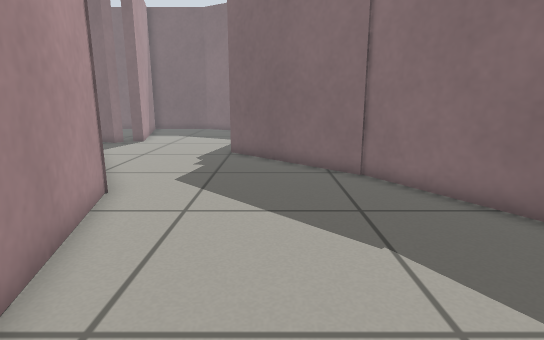
[1] (above)

21 first-person views from a walk through a robot-simulator world made for Gazebo. The camera is 0.61 m above the floor, tilts 12° down and sees 80° across. The floor is counted in squares, 0.25 m on a side. Each view is taken from the middle of a square. On the plan, view 1 faces up. The plan holds only what a view shows up to about 19 squares ahead; the rest is blank. The place goes on beyond the plan. Robots are left out.

[2]
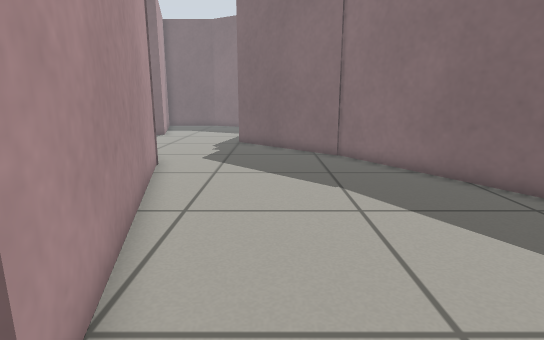

[3]
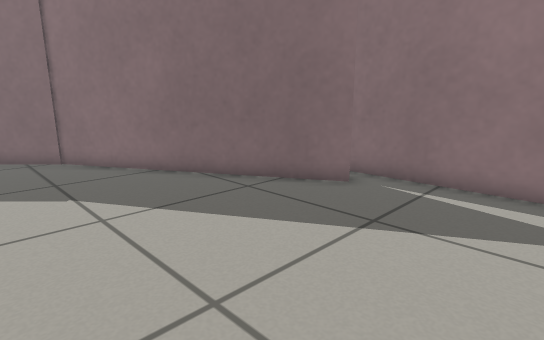

[4]
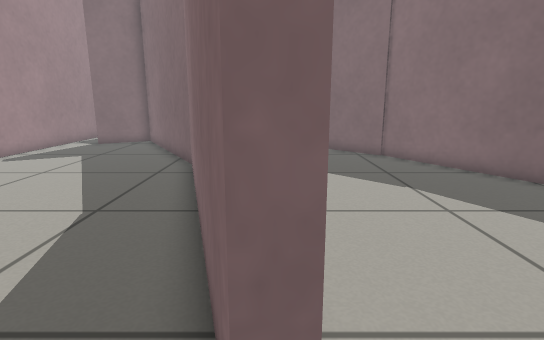

[5]
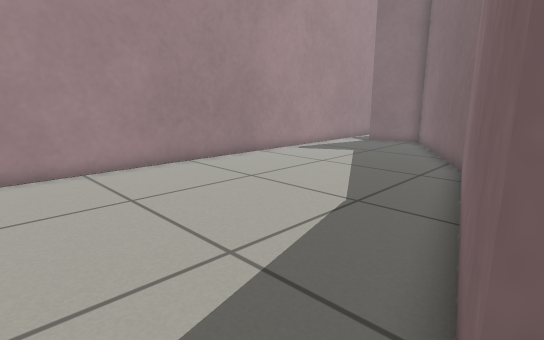

[6]
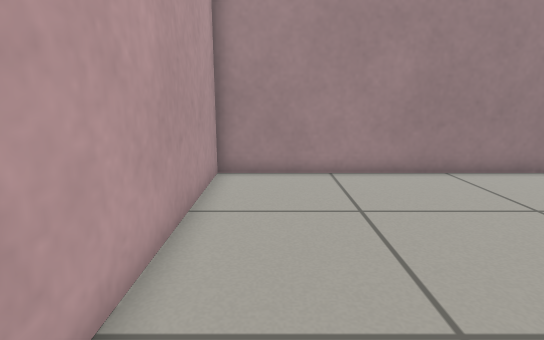

[7]
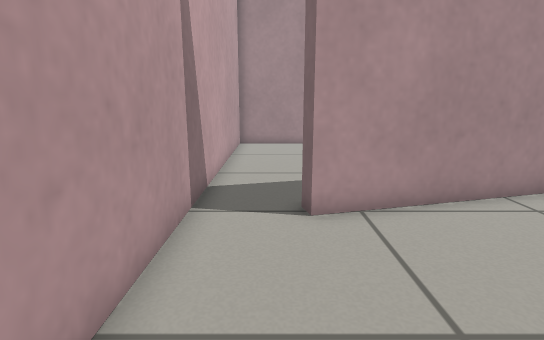

[8]
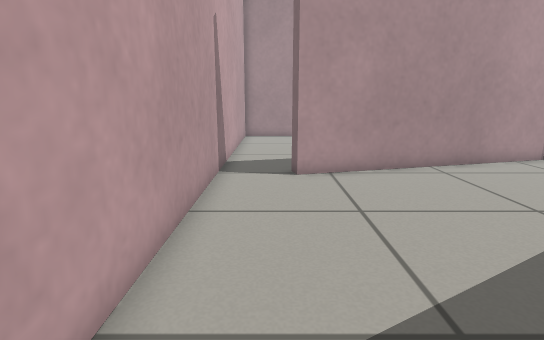

[9]
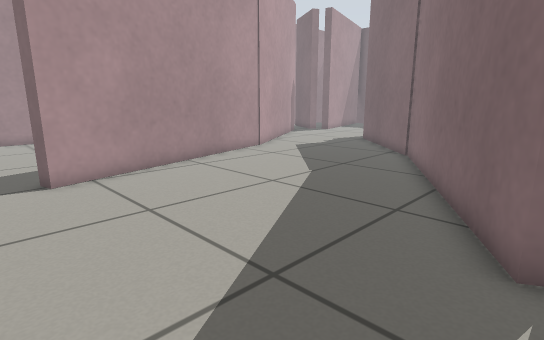

[10]
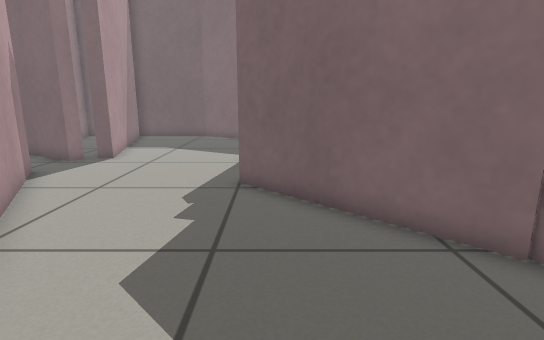

[11]
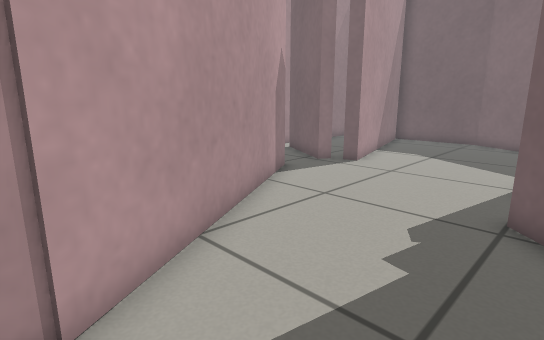

[12]
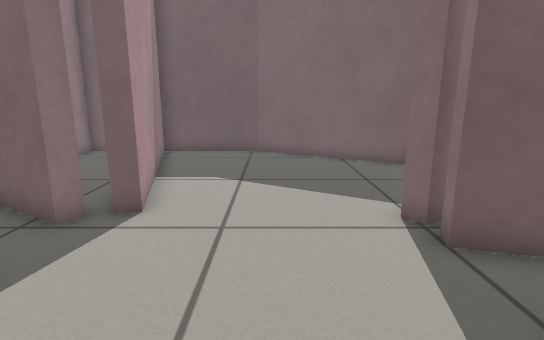

[13]
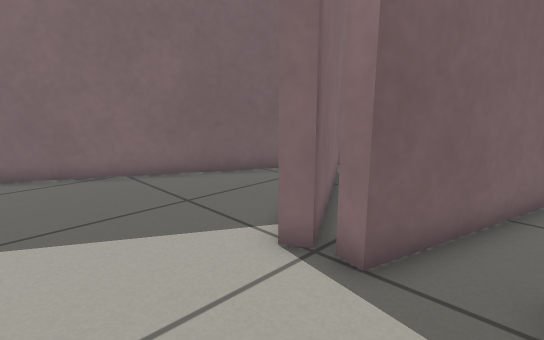

[14]
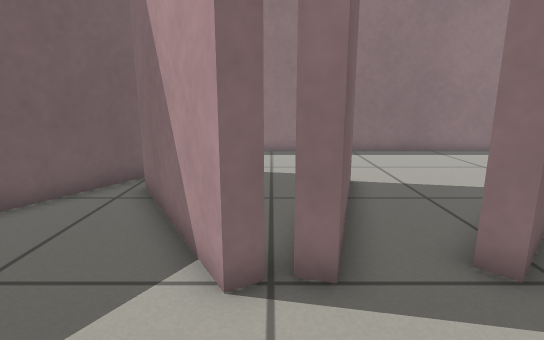

[15]
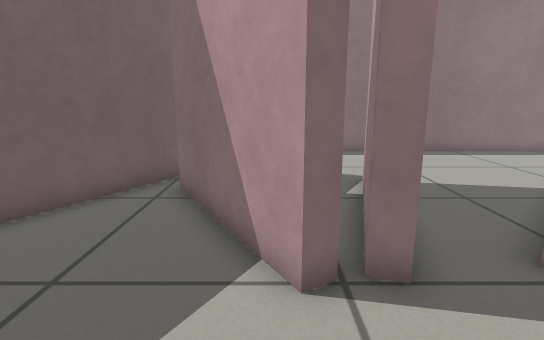

[16]
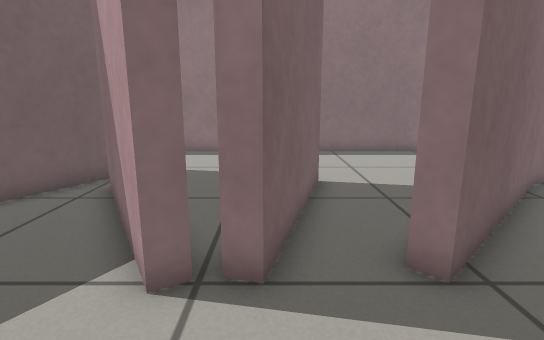

[17]
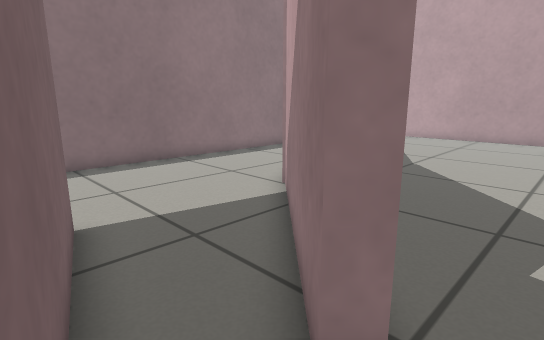

[18]
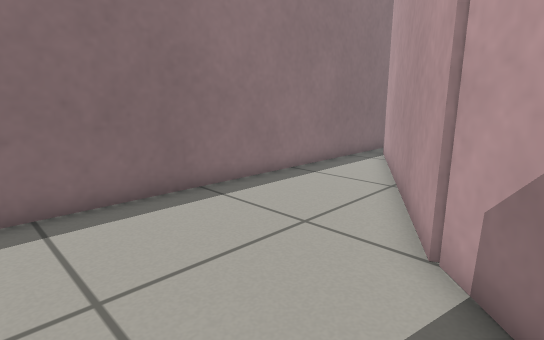

[19]
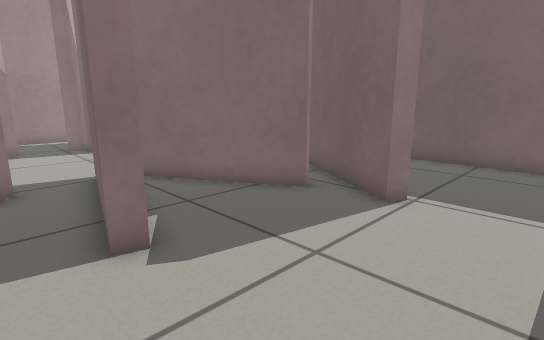

[20]
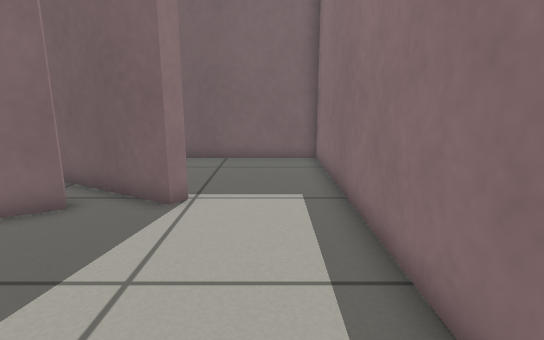

[21]
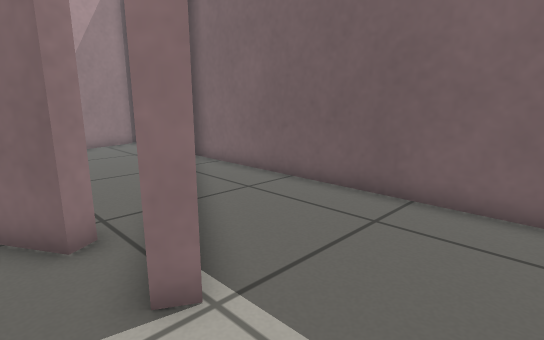

### Floor plan
Ten units are one square. View 1 is at (0, 0); x grows to the right and y downward. Boxes are objects, and circles mark ways between rooms. Rooms are numbered by the first view taken in them; rooms with no view inside come last. Other rooms are left out.
<svg viewBox="-144 -294 248 348">
<path fill="none" stroke="#000" d="M90 -15 85 -12 30 -108M30 -106 11 -125M-4 49 71 49M-45 -86 -17 22M-53 -99 -44 -84M99 34 99 -21M-17 22 -23 23 -51 -84 -95 -161 -121 -146M-139 -160 -139 49 -4 49M-93 -191 -128 -212M-139 -202 -139 -176M-90 -196 -93 -191M9 -174 -20 -181 -18 -190 -21 -197 30 -226M-95 -172 -53 -99M37 -235 -57 -289 -109 -289M11 -125 -20 -156 -16 -160 -4 -148M-103 -288 -79 -199 -86 -198M35 -111 90 -15M-4 -148 34 -110M56 -224 37 -235M30 -226 33 -221 -18 -192M-19 -187 39 -171 38 -166 9 -174M99 -21 99 -224M59 -230 56 -224M99 -224 99 -289 -40 -289"/>
<circle cx="-15" cy="35" r="3" fill="#2a7"/>
<circle cx="-20" cy="-118" r="3" fill="#2a7"/>
<circle cx="-95" cy="-180" r="3" fill="#2a7"/>
<circle cx="0" cy="-160" r="3" fill="#2a7"/>
<circle cx="75" cy="-235" r="3" fill="#2a7"/>
<text x="20" y="-30">1</text>
<text x="-90" y="-50">2</text>
<text x="-40" y="-200">3</text>
<text x="60" y="-150">4</text>
<text x="50" y="-260">5</text>
</svg>
Room 1 opens to room 2. Room 1 opens to room 3. Room 2 opens to room 3. Room 3 opens to room 4. Room 4 opens to room 5.

Where each view was taken, in squares from view 1:
view 1: 0 up, 0 right, facing up
view 2: 4 down, 0 right, facing up
view 3: 4 down, 0 right, facing up-right
view 4: 4 down, 2 left, facing up
view 5: 4 down, 2 left, facing up-left
view 6: 3 down, 3 left, facing left
view 7: 3 down, 5 right, facing left
view 8: 3 down, 9 right, facing left
view 9: 4 down, 9 right, facing up-left
view 10: 6 up, 1 left, facing up
view 11: 8 up, 1 left, facing up-left
view 12: 13 up, 5 left, facing up
view 13: 16 up, 6 left, facing up-right
view 14: 19 up, 6 left, facing right
view 15: 20 up, 6 left, facing right
view 16: 18 up, 6 left, facing right
view 17: 18 up, 3 left, facing down-right
view 18: 16 up, 2 right, facing down-right
view 19: 15 up, 9 right, facing up-left
view 20: 15 up, 8 right, facing up
view 21: 21 up, 9 right, facing up-left
